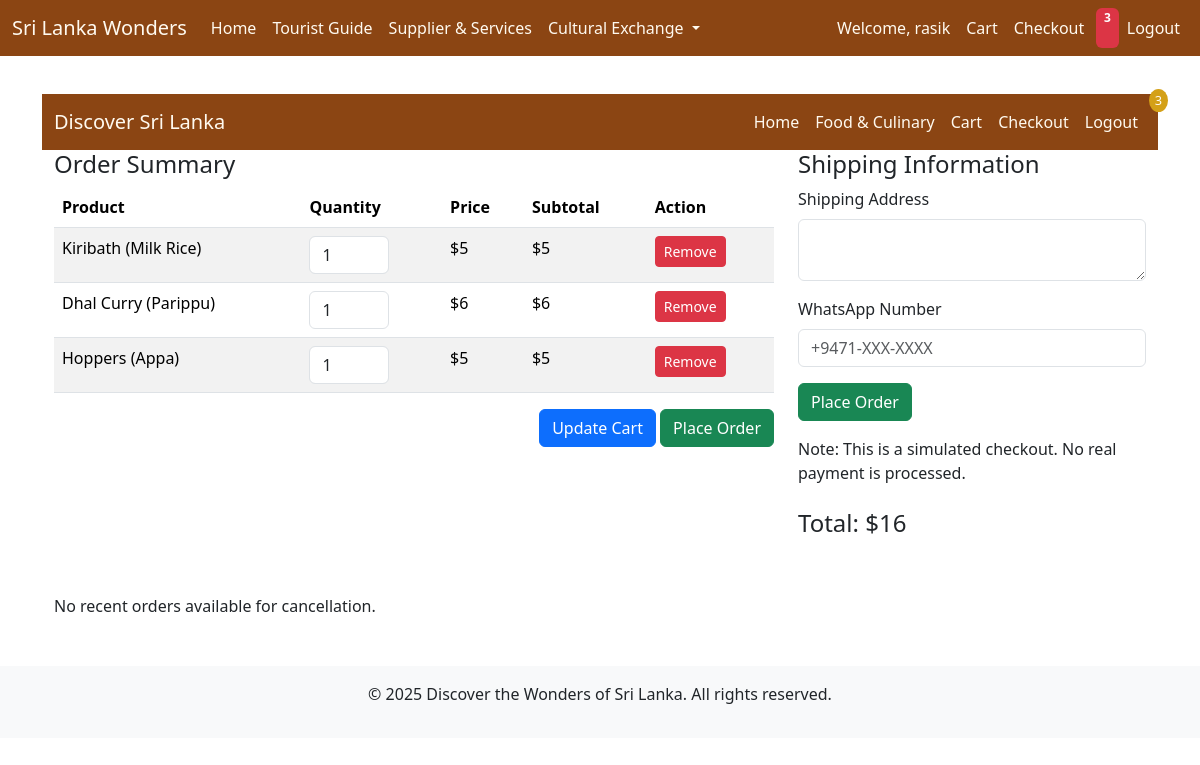
Page /checkout.php (signed in) on the committed database.
### tables this page shows
CREATE TABLE `cart` (
  `id` int(11) NOT NULL,
  `user_id` int(11) NOT NULL,
  `product_id` int(11) NOT NULL,
  `quantity` int(11) NOT NULL DEFAULT 1
);

CREATE TABLE `products` (
  `id` int(11) NOT NULL,
  `name` varchar(100) NOT NULL,
  `description` text NOT NULL,
  `price` decimal(10,2) NOT NULL,
  `image` varchar(255) NOT NULL
);

### checkout.php (the view, shortened to what this page needs)
<?php
include 'config.php';
$user_id = $_SESSION['user_id'];
$stmt_cart_count = $conn->prepare("SELECT SUM(quantity) AS item_count FROM cart WHERE user_id = ?");
$stmt_cart_count->bind_param("i", $user_id);
$stmt_cart_count->execute();
$cart_count_result = $stmt_cart_count->get_result();
$cart_item_count = $cart_count_result->fetch_assoc()['item_count'] ?? 0;
$stmt = $conn->prepare("SELECT c.id AS cart_id, c.quantity, p.id AS product_id, p.name, p.price
                        FROM cart c
                        JOIN products p ON c.product_id = p.id
                        WHERE c.user_id = ?");
$stmt->bind_param("i", $user_id);
$stmt->execute();
$result = $stmt->get_result();
$total = 0;
$cart_empty = ($result->num_rows == 0);
if ($result && $result->num_rows > 0) {
    $result->data_seek(0);
    while ($row = $result->fetch_assoc()) {
        $total += $row['price'] * $row['quantity'];
    }
}
$stmt_orders = $conn->prepare("SELECT id, total, shipping_address, whatsapp_number, status, created_at
                              FROM orders
                              WHERE user_id = ?
                              AND status = 'pending'
                              AND created_at >= DATE_SUB(NOW(), INTERVAL 30 MINUTE)");
$stmt_orders->bind_param("i", $user_id);
$stmt_orders->execute();
$orders_result = $stmt_orders->get_result();
$order_placed = false;
include 'header.php';
?>
<!DOCTYPE html>
<html lang="en">
<head>
    <link href="https://cdn.jsdelivr.net/npm/bootstrap@5.3.3/dist/css/bootstrap.min.css" rel="stylesheet">
</head>
<body>
    <nav class="navbar navbar-expand-lg navbar-dark">
        <div class="container">
            <a class="navbar-brand" href="index.php">Discover Sri Lanka</a>
            <div class="collapse navbar-collapse" id="navbarNav">
                <ul class="navbar-nav ms-auto">
                    <li class="nav-item">
                        <a class="nav-link" href="index.php">Home</a>
                    </li>
                    <li class="nav-item">
                        <a class="nav-link" href="food_culinary_culture.php">Food & Culinary</a>
                    </li>
                    <li class="nav-item">
                        <a class="nav-link" href="cart.php">
                            Cart
                            <?php if ($cart_item_count > 0) { ?>
                                <span class="cart-badge"><?php echo $cart_item_count; ?></span>
                            <?php } ?>
                        </a>
                    </li>
                    <li class="nav-item">
                        <a class="nav-link active" aria-current="page" href="checkout.php">Checkout</a>
                    </li>
                    <li class="nav-item">
                        <a class="nav-link" href="logout.php">Logout</a>
                    </li>
                </ul>
            </div>
        </div>
    </nav>
    <div class="container">
        <div class="row">
            <div class="col-md-8">
                <h4>Order Summary</h4>
                <?php if ($cart_empty && !$order_placed) { ?>
                    <p class="text-center">Your cart is empty. <a href="cart.php">Go to Cart</a> to add items.</p>
                <?php } else { ?>
                    <form method="POST">
                        <table class="table table-striped">
                            <thead>
                                <tr>
                                    <th>Product</th>
                                    <th>Quantity</th>
                                    <th>Price</th>
                                    <th>Subtotal</th>
                                    <th>Action</th>
                                </tr>
                            </thead>
                            <tbody>
                                <?php
                                if ($result && $result->num_rows > 0) {
                                    $result->data_seek(0);
                                    while($row = $result->fetch_assoc()) {
                                        $subtotal = $row['price'] * $row['quantity'];
                                ?>
                                    <tr>
                                        <td><?php echo $row['name']; ?></td>
                                        <td><input type="number" name="quantity[<?php echo $row['cart_id']; ?>]" value="<?php echo $row['quantity']; ?>" min="1" class="form-control" style="width: 80px;"></td>
                                        <td>$<?php echo number_format($row['price']); ?></td>
                                        <td>$<?php echo number_format($subtotal); ?></td>
                                        <td>
                                            <button type="submit" name="remove" value="remove" class="btn btn-danger btn-sm"
                                                    onclick="return confirm('Are you sure you want to remove this item from your cart?'); this.form.remove_id.value=<?php echo $row['cart_id']; ?>; this.form.submit();">
                                                Remove
                                            </button>
                                        </td>
                                    </tr>
                                <?php  $subtotal; } } ?>
                            </tbody>
                        </table>
                        <?php if ($result && $result->num_rows > 0) { ?>
                            <div class="text-end">
                                <button type="submit" name="update" class="btn btn-primary">Update Cart</button>
                                <button type="submit" name="place_order" class="btn btn-success">Place Order</button>
                            </div>
                        <?php } ?>
                    </form>
                <?php } ?>
            </div>
            <div class="col-md-4">
                <h4>Shipping Information</h4>
                <?php if (!$cart_empty || $order_placed) { ?>
                    <form method="POST">
                        <div class="mb-3">
                            <label for="shipping_address" class="form-label">Shipping Address</label>
                            <textarea class="form-control" id="shipping_address" name="shipping_address" required <?php echo $order_placed ? 'disabled' : ''; ?>><?php echo $order_placed ? '' : ''; ?></textarea>
                        </div>
                        <div class="mb-3">
                            <label for="whatsapp_number" class="form-label">WhatsApp Number</label>
                            <input type="tel" class="form-control" id="whatsapp_number" name="whatsapp_number" placeholder="+9471-XXX-XXXX" pattern="\+94[0-9]{9}" title="Enter a valid Sri Lankan WhatsApp number (e.g., +94711234567)" required <?php echo $order_placed ? 'disabled' : ''; ?>>
                        </div>
                        <?php if (!$order_placed) { ?>
                            <button type="submit" name="place_order" class="btn btn-success">Place Order</button>
                        <?php } ?>
                    </form>
                    <p class="mt-3">Note: This is a simulated checkout. No real payment is processed.</p>
                    <h4 class="mt-4">Total: $<?php echo number_format($total); ?></h4>
                <?php } ?>
            </div>
        </div>
        <?php if ($orders_result && $orders_result->num_rows > 0) { ?>
            <div class="mt-5">
                <h4>My Orders</h4>
                <div class="alert alert-warning text-center" role="alert">
                    You have 30 minutes to cancel your order.
                </div>
                <table class="table table-striped">
                    <thead>
                        <tr>
                            <th>Order ID</th>
                            <th>Total</th>
                            <th>Shipping Address</th>
                            <th>WhatsApp Number</th>
                            <th>Status</th>
                            <th>Date</th>
                            <th>Action</th>
                        </tr>
                    </thead>
                    <tbody>
                        <?php while ($order = $orders_result->fetch_assoc()) { ?>
                            <tr>
                                <td><?php echo $order['id']; ?></td>
                                <td>$<?php echo number_format($order['total'], ); ?></td>
                                <td><?php echo htmlspecialchars($order['shipping_address']); ?></td>
                                <td><?php echo htmlspecialchars($order['whatsapp_number']); ?></td>
                                <td><?php echo $order['status']; ?></td>
                                <td><?php echo $order['created_at']; ?></td>
                                <td>
                                    <?php if ($order['status'] === 'pending') { ?>
                                        <form method="POST" style="display:inline;" onsubmit="return confirm('Are you sure you want to cancel order #<?php echo $order['id']; ?>?');">
                                            <input type="hidden" name="order_id" value="<?php echo $order['id']; ?>">
                                            <button type="submit" name="cancel_order" class="btn btn-danger btn-sm">Cancel</button>
                                        </form>
                                    <?php } else { echo "N/A"; } ?>
                                </td>
                            </tr>
                        <?php } ?>
                    </tbody>
                </table>
            </div>
        <?php } elseif (!$cart_empty || $order_placed) { echo "<p class='mt-5'>No recent orders available for cancellation.</p>"; } ?>
    </div>
    <?php include 'footer.php'; ?>
</body>
</html>

### header.php (style rules this page uses)
body { padding-top: 70px; }
.navbar { background-color: #000; }
.navbar .navbar-brand, .navbar .nav-link, .navbar .dropdown-item { color: #fff; }
.btn-success { background-color: #28a745; color: #fff; border: none; }

### checkout.php (style rules this page uses)
.navbar { background-color: #8b4513; }
.navbar-brand, .nav-link { color: #fffaf0 !important; }
.cart-badge { background-color: #d4a017; color: #fffaf0; border-radius: 50%; padding: 2px 6px; font-size: 0.8em; position: absolute; top: -5px; right: -10px; }

### rows in the picture
cart: product.name "Kiribath (Milk Rice)", quantity "1", product.price "5", subtotal "5", $row['cart_id'] 60 (drawn)
cart: product.name "Dhal Curry (Parippu)", quantity "1", product.price "6", subtotal "6", $row['cart_id'] 61 (drawn)
cart: product.name "Hoppers (Appa)", quantity "1", product.price "5", subtotal "5", $row['cart_id'] 62 (drawn)

### other values in the picture
$_SESSION['username'] "rasik"
$cart_count "3"
$cart_item_count "3"
$total "16"
